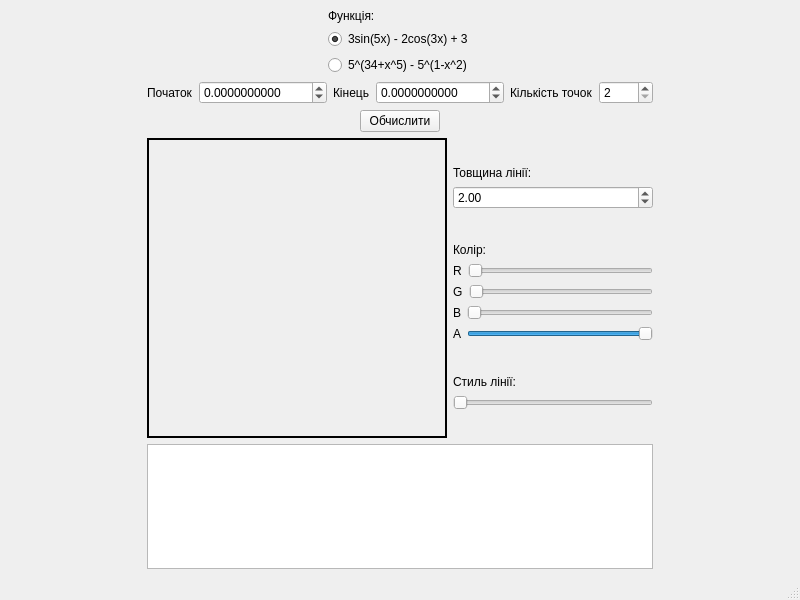
<?xml version="1.0" encoding="UTF-8"?>
<ui version="4.0">
 <class>MainWindow</class>
 <widget class="QMainWindow" name="MainWindow">
  <property name="geometry">
   <rect>
    <x>0</x>
    <y>0</y>
    <width>800</width>
    <height>600</height>
   </rect>
  </property>
  <property name="windowTitle">
   <string>MainWindow</string>
  </property>
  <widget class="QWidget" name="mainWidget">
   <layout class="QHBoxLayout" name="mainHorizontalLayout">
    <item>
     <spacer name="mainLeftSpacer">
      <property name="orientation">
       <enum>Qt::Orientation::Horizontal</enum>
      </property>
      <property name="sizeHint" stdset="0">
       <size>
        <width>40</width>
        <height>20</height>
       </size>
      </property>
     </spacer>
    </item>
    <item>
     <layout class="QVBoxLayout" name="mainVerticalLayout">
      <item>
       <layout class="QHBoxLayout" name="functionHorizontalLayout">
        <item>
         <spacer name="functionLeftSpacer">
          <property name="orientation">
           <enum>Qt::Orientation::Horizontal</enum>
          </property>
          <property name="sizeHint" stdset="0">
           <size>
            <width>40</width>
            <height>20</height>
           </size>
          </property>
         </spacer>
        </item>
        <item>
         <layout class="QVBoxLayout" name="functionVerticalLayout">
          <item>
           <widget class="QLabel" name="functionLabel">
            <property name="text">
             <string>Функція:</string>
            </property>
           </widget>
          </item>
          <item>
           <widget class="QRadioButton" name="function1RadioButton">
            <property name="text">
             <string>3sin(5x) - 2cos(3x) + 3</string>
            </property>
            <property name="checked">
             <bool>true</bool>
            </property>
           </widget>
          </item>
          <item>
           <widget class="QRadioButton" name="function2RadioButton">
            <property name="text">
             <string>5^(34+x^5) - 5^(1-x^2)</string>
            </property>
           </widget>
          </item>
         </layout>
        </item>
        <item>
         <spacer name="functionRightSpacer">
          <property name="orientation">
           <enum>Qt::Orientation::Horizontal</enum>
          </property>
          <property name="sizeHint" stdset="0">
           <size>
            <width>40</width>
            <height>20</height>
           </size>
          </property>
         </spacer>
        </item>
       </layout>
      </item>
      <item>
       <layout class="QHBoxLayout" name="pointsParametersLayout">
        <item>
         <widget class="QLabel" name="startLabel">
          <property name="text">
           <string>Початок</string>
          </property>
         </widget>
        </item>
        <item>
         <widget class="QDoubleSpinBox" name="startSpinBox">
          <property name="decimals">
           <number>10</number>
          </property>
          <property name="minimum">
           <double>-1000.000000000000000</double>
          </property>
          <property name="maximum">
           <double>1000.000000000000000</double>
          </property>
         </widget>
        </item>
        <item>
         <widget class="QLabel" name="endLabel">
          <property name="text">
           <string>Кінець</string>
          </property>
         </widget>
        </item>
        <item>
         <widget class="QDoubleSpinBox" name="endSpinBox">
          <property name="decimals">
           <number>10</number>
          </property>
          <property name="minimum">
           <double>-1000.000000000000000</double>
          </property>
          <property name="maximum">
           <double>1000.000000000000000</double>
          </property>
         </widget>
        </item>
        <item>
         <widget class="QLabel" name="pointCountLabel">
          <property name="text">
           <string>Кількість точок</string>
          </property>
         </widget>
        </item>
        <item>
         <widget class="QSpinBox" name="pointCountSpinBox">
          <property name="minimum">
           <number>2</number>
          </property>
          <property name="maximum">
           <number>1000</number>
          </property>
         </widget>
        </item>
       </layout>
      </item>
      <item alignment="Qt::AlignmentFlag::AlignHCenter">
       <widget class="QPushButton" name="calculationButton">
        <property name="sizePolicy">
         <sizepolicy hsizetype="Maximum" vsizetype="Fixed">
          <horstretch>0</horstretch>
          <verstretch>0</verstretch>
         </sizepolicy>
        </property>
        <property name="text">
         <string>Обчислити</string>
        </property>
       </widget>
      </item>
      <item>
       <layout class="QHBoxLayout" name="plotLayout">
        <item>
         <widget class="Plot" name="plot" native="true">
          <property name="minimumSize">
           <size>
            <width>300</width>
            <height>300</height>
           </size>
          </property>
          <property name="baseSize">
           <size>
            <width>0</width>
            <height>0</height>
           </size>
          </property>
          <property name="styleSheet">
           <string notr="true">border: 2px solid black;</string>
          </property>
         </widget>
        </item>
        <item>
         <layout class="QVBoxLayout" name="plotParametersLayout">
          <item>
           <spacer name="plotParametersVerticalSpacer1">
            <property name="orientation">
             <enum>Qt::Orientation::Vertical</enum>
            </property>
            <property name="sizeHint" stdset="0">
             <size>
              <width>20</width>
              <height>40</height>
             </size>
            </property>
           </spacer>
          </item>
          <item>
           <widget class="QLabel" name="lineWidthLabel">
            <property name="text">
             <string>Товщина лінії:</string>
            </property>
           </widget>
          </item>
          <item>
           <widget class="QDoubleSpinBox" name="lineWidthSpinBox">
            <property name="singleStep">
             <double>0.250000000000000</double>
            </property>
            <property name="value">
             <double>2.000000000000000</double>
            </property>
           </widget>
          </item>
          <item>
           <spacer name="plotParametersVerticalSpacer2">
            <property name="orientation">
             <enum>Qt::Orientation::Vertical</enum>
            </property>
            <property name="sizeHint" stdset="0">
             <size>
              <width>20</width>
              <height>40</height>
             </size>
            </property>
           </spacer>
          </item>
          <item>
           <widget class="QLabel" name="lineColorLabel">
            <property name="text">
             <string>Колір:</string>
            </property>
           </widget>
          </item>
          <item>
           <layout class="QHBoxLayout" name="lineRedLayout">
            <item>
             <widget class="QLabel" name="lineRedLabel">
              <property name="text">
               <string>R</string>
              </property>
             </widget>
            </item>
            <item>
             <widget class="QSlider" name="lineRedSlider">
              <property name="maximum">
               <number>255</number>
              </property>
              <property name="orientation">
               <enum>Qt::Orientation::Horizontal</enum>
              </property>
             </widget>
            </item>
           </layout>
          </item>
          <item>
           <layout class="QHBoxLayout" name="lineGreenLayout">
            <item>
             <widget class="QLabel" name="lineGreenLabel">
              <property name="text">
               <string>G</string>
              </property>
             </widget>
            </item>
            <item>
             <widget class="QSlider" name="lineGreenSlider">
              <property name="maximum">
               <number>255</number>
              </property>
              <property name="orientation">
               <enum>Qt::Orientation::Horizontal</enum>
              </property>
             </widget>
            </item>
           </layout>
          </item>
          <item>
           <layout class="QHBoxLayout" name="lineBlueLayout">
            <item>
             <widget class="QLabel" name="lineBlueLabel">
              <property name="text">
               <string>B</string>
              </property>
             </widget>
            </item>
            <item>
             <widget class="QSlider" name="lineBlueSlider">
              <property name="maximum">
               <number>255</number>
              </property>
              <property name="orientation">
               <enum>Qt::Orientation::Horizontal</enum>
              </property>
             </widget>
            </item>
           </layout>
          </item>
          <item>
           <layout class="QHBoxLayout" name="lineAlphaLayout">
            <item>
             <widget class="QLabel" name="lineAlphaLabel">
              <property name="text">
               <string>A</string>
              </property>
             </widget>
            </item>
            <item>
             <widget class="QSlider" name="lineAlphaSlider">
              <property name="maximum">
               <number>255</number>
              </property>
              <property name="value">
               <number>255</number>
              </property>
              <property name="orientation">
               <enum>Qt::Orientation::Horizontal</enum>
              </property>
             </widget>
            </item>
           </layout>
          </item>
          <item>
           <spacer name="plotParametersVerticalSpacer3">
            <property name="orientation">
             <enum>Qt::Orientation::Vertical</enum>
            </property>
            <property name="sizeHint" stdset="0">
             <size>
              <width>20</width>
              <height>40</height>
             </size>
            </property>
           </spacer>
          </item>
          <item>
           <widget class="QLabel" name="lineStyleLabel">
            <property name="text">
             <string>Стиль лінії:</string>
            </property>
           </widget>
          </item>
          <item>
           <widget class="QSlider" name="lineStyleSlider">
            <property name="minimum">
             <number>1</number>
            </property>
            <property name="maximum">
             <number>5</number>
            </property>
            <property name="singleStep">
             <number>1</number>
            </property>
            <property name="value">
             <number>1</number>
            </property>
            <property name="sliderPosition">
             <number>1</number>
            </property>
            <property name="orientation">
             <enum>Qt::Orientation::Horizontal</enum>
            </property>
            <property name="tickInterval">
             <number>0</number>
            </property>
           </widget>
          </item>
          <item>
           <spacer name="plotParametersVerticalSpacer4">
            <property name="orientation">
             <enum>Qt::Orientation::Vertical</enum>
            </property>
            <property name="sizeHint" stdset="0">
             <size>
              <width>20</width>
              <height>40</height>
             </size>
            </property>
           </spacer>
          </item>
         </layout>
        </item>
       </layout>
      </item>
      <item>
       <widget class="QTextEdit" name="resultTextEdit">
        <property name="readOnly">
         <bool>true</bool>
        </property>
       </widget>
      </item>
     </layout>
    </item>
    <item>
     <spacer name="mainRightSpacer">
      <property name="orientation">
       <enum>Qt::Orientation::Horizontal</enum>
      </property>
      <property name="sizeHint" stdset="0">
       <size>
        <width>40</width>
        <height>20</height>
       </size>
      </property>
     </spacer>
    </item>
   </layout>
  </widget>
  <widget class="QMenuBar" name="menuBar">
   <property name="geometry">
    <rect>
     <x>0</x>
     <y>0</y>
     <width>800</width>
     <height>21</height>
    </rect>
   </property>
  </widget>
  <widget class="QStatusBar" name="statusBar"/>
 </widget>
 <customwidgets>
  <customwidget>
   <class>Plot</class>
   <extends>QWidget</extends>
   <header>Plot.h</header>
   <container>1</container>
  </customwidget>
 </customwidgets>
 <resources/>
 <connections>
  <connection>
   <sender>calculationButton</sender>
   <signal>released()</signal>
   <receiver>MainWindow</receiver>
   <slot>releaseCalculationButton()</slot>
   <hints>
    <hint type="sourcelabel">
     <x>394</x>
     <y>153</y>
    </hint>
    <hint type="destinationlabel">
     <x>50</x>
     <y>125</y>
    </hint>
   </hints>
  </connection>
  <connection>
   <sender>lineRedSlider</sender>
   <signal>valueChanged(int)</signal>
   <receiver>MainWindow</receiver>
   <slot>changePlotStyle()</slot>
   <hints>
    <hint type="sourcelabel">
     <x>641</x>
     <y>313</y>
    </hint>
    <hint type="destinationlabel">
     <x>73</x>
     <y>306</y>
    </hint>
   </hints>
  </connection>
  <connection>
   <sender>lineWidthSpinBox</sender>
   <signal>valueChanged(double)</signal>
   <receiver>MainWindow</receiver>
   <slot>changePlotStyle()</slot>
   <hints>
    <hint type="sourcelabel">
     <x>642</x>
     <y>246</y>
    </hint>
    <hint type="destinationlabel">
     <x>54</x>
     <y>260</y>
    </hint>
   </hints>
  </connection>
  <connection>
   <sender>lineGreenSlider</sender>
   <signal>valueChanged(int)</signal>
   <receiver>MainWindow</receiver>
   <slot>changePlotStyle()</slot>
   <hints>
    <hint type="sourcelabel">
     <x>641</x>
     <y>337</y>
    </hint>
    <hint type="destinationlabel">
     <x>40</x>
     <y>364</y>
    </hint>
   </hints>
  </connection>
  <connection>
   <sender>lineBlueSlider</sender>
   <signal>valueChanged(int)</signal>
   <receiver>MainWindow</receiver>
   <slot>changePlotStyle()</slot>
   <hints>
    <hint type="sourcelabel">
     <x>641</x>
     <y>361</y>
    </hint>
    <hint type="destinationlabel">
     <x>36</x>
     <y>415</y>
    </hint>
   </hints>
  </connection>
  <connection>
   <sender>lineStyleSlider</sender>
   <signal>valueChanged(int)</signal>
   <receiver>MainWindow</receiver>
   <slot>changePlotStyle()</slot>
   <hints>
    <hint type="sourcelabel">
     <x>507</x>
     <y>439</y>
    </hint>
    <hint type="destinationlabel">
     <x>44</x>
     <y>475</y>
    </hint>
   </hints>
  </connection>
  <connection>
   <sender>lineAlphaSlider</sender>
   <signal>valueChanged(int)</signal>
   <receiver>MainWindow</receiver>
   <slot>changePlotStyle()</slot>
   <hints>
    <hint type="sourcelabel">
     <x>554</x>
     <y>378</y>
    </hint>
    <hint type="destinationlabel">
     <x>60</x>
     <y>545</y>
    </hint>
   </hints>
  </connection>
 </connections>
 <slots>
  <slot>releaseCalculationButton()</slot>
  <slot>changePlotStyle()</slot>
 </slots>
</ui>
